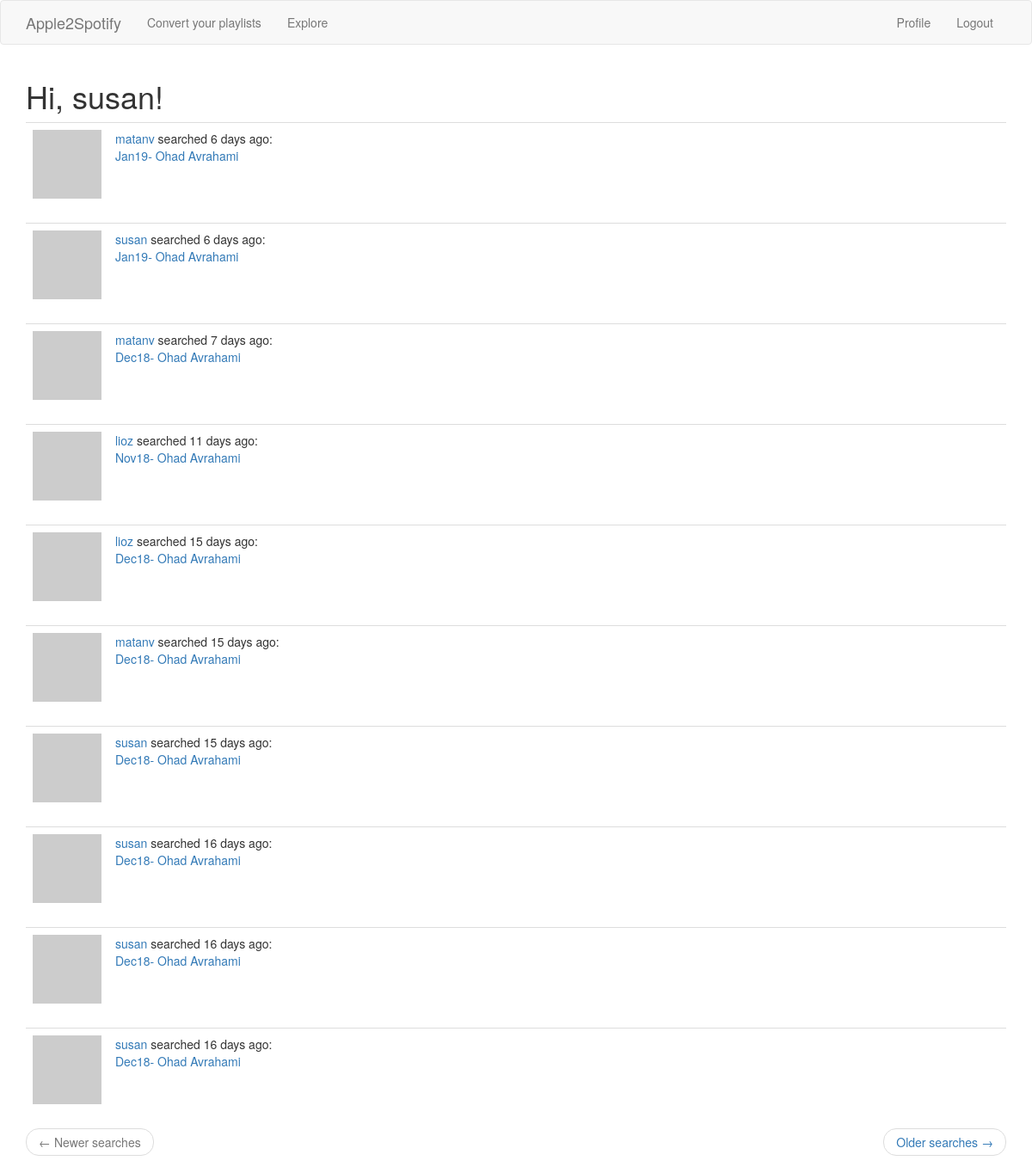
Page /explore (signed in) on the committed database.
### app/models.py (models this page shows, shortened)
class User(UserMixin, db.Model):
    id = db.Column(db.Integer, primary_key=True)
    username = db.Column(db.String(32), index=True, unique=True)
    email = db.Column(db.String(120), index=True, unique=True)
    password_hash = db.Column(db.String(128))
    searches = db.relationship('Search', backref='author', lazy='dynamic')
    followed = db.relationship(
        'User', secondary=followers,
        primaryjoin=(followers.c.follower_id == id),
        secondaryjoin=(followers.c.followed_id == id),
        backref=db.backref('followers', lazy='dynamic'), lazy='dynamic')
    def avatar(self, size):
        digest = md5(self.email.lower().encode('utf-8')).hexdigest()
        return 'https://www.gravatar.com/avatar/{}?d=identicon&s={}'.format(
            digest, size)

class Search(db.Model):
    id = db.Column(db.Integer, primary_key=True)
    spusername = db.Column(db.String(100), index=False, unique=False)
    playlist = db.Column(db.String(120), index=False, unique=False)
    playlistname = db.Column(db.String(120), index=False, unique=False)
    user_id = db.Column(db.Integer, db.ForeignKey('user.id'))
    timestamp = db.Column(db.DateTime, index=True, default=datetime.utcnow)

### app/routes.py (the view)
@app.route('/explore')
@login_required
def explore():
    page = request.args.get('page', 1, type=int)
    searches = Search.query.order_by(Search.timestamp.desc()).paginate(
        page, app.config['SEARCHES_PER_PAGE'], False)
    next_url = url_for('explore', page=searches.next_num) \
        if searches.has_next else None
    prev_url = url_for('explore', page=searches.prev_num) \
        if searches.has_prev else None
    return render_template("index.html", title='Explore', searches=searches.items,
                           next_url=next_url, prev_url=prev_url)

### app/models.py (called while the page is built)
@login.user_loader
def load_user(id):
    return User.query.get(int(id))

### app/templates/index.html (shortened to what this page needs)
{% extends "base.html" %}
{% import 'bootstrap/wtf.html' as wtf %}
{% block app_content %}
    <h1>Hi, {{ current_user.username }}!</h1>
	{% for search in searches %}
		{% include '_search.html' %}
    {% endfor %}
	<nav aria-label="...">
        <ul class="pager">
            <li class="previous{% if not prev_url %} disabled{% endif %}">
                <a href="{{ prev_url or '#' }}">
                    <span aria-hidden="true">&larr;</span> Newer searches
                </a>
            </li>
            <li class="next{% if not next_url %} disabled{% endif %}">
                <a href="{{ next_url or '#' }}">
                    Older searches <span aria-hidden="true">&rarr;</span>
                </a>
            </li>
        </ul>
    </nav>
{% endblock %}

### app/templates/_search.html
<table class="table table-hover">
        <tr>
            <td width="70px">
                <a href="{{ url_for('user', username=search.author.username) }}">
                    <img src="{{ search.author.avatar(70) }}" />
                </a>
            </td>
            <td>
                <a href="{{ url_for('user', username=search.author.username) }}">
				{{ search.author.username }}</a>
                searched {{ moment(search.timestamp).fromNow() }}:
                <br>
                <a href="{{ search.playlist }}">{{ search.playlistname }}</a>
            </td>
        </tr>
    </table>

### rows in the picture
User: username "susan"
Search: author.username "matanv", timestamp "6 days ago", playlistname "Jan19- Ohad Avrahami"
Search: author.username "susan", timestamp "6 days ago", playlistname "Jan19- Ohad Avrahami"
Search: author.username "matanv", timestamp "7 days ago", playlistname "Dec18- Ohad Avrahami"
Search: author.username "lioz", timestamp "11 days ago", playlistname "Nov18- Ohad Avrahami"
Search: author.username "lioz", timestamp "15 days ago", playlistname "Dec18- Ohad Avrahami"
Search: author.username "matanv", timestamp "15 days ago", playlistname "Dec18- Ohad Avrahami"
Search: author.username "susan", timestamp "15 days ago", playlistname "Dec18- Ohad Avrahami"
Search: author.username "susan", timestamp "16 days ago", playlistname "Dec18- Ohad Avrahami"
Search: author.username "susan", timestamp "16 days ago", playlistname "Dec18- Ohad Avrahami"
Search: author.username "susan", timestamp "16 days ago", playlistname "Dec18- Ohad Avrahami"
